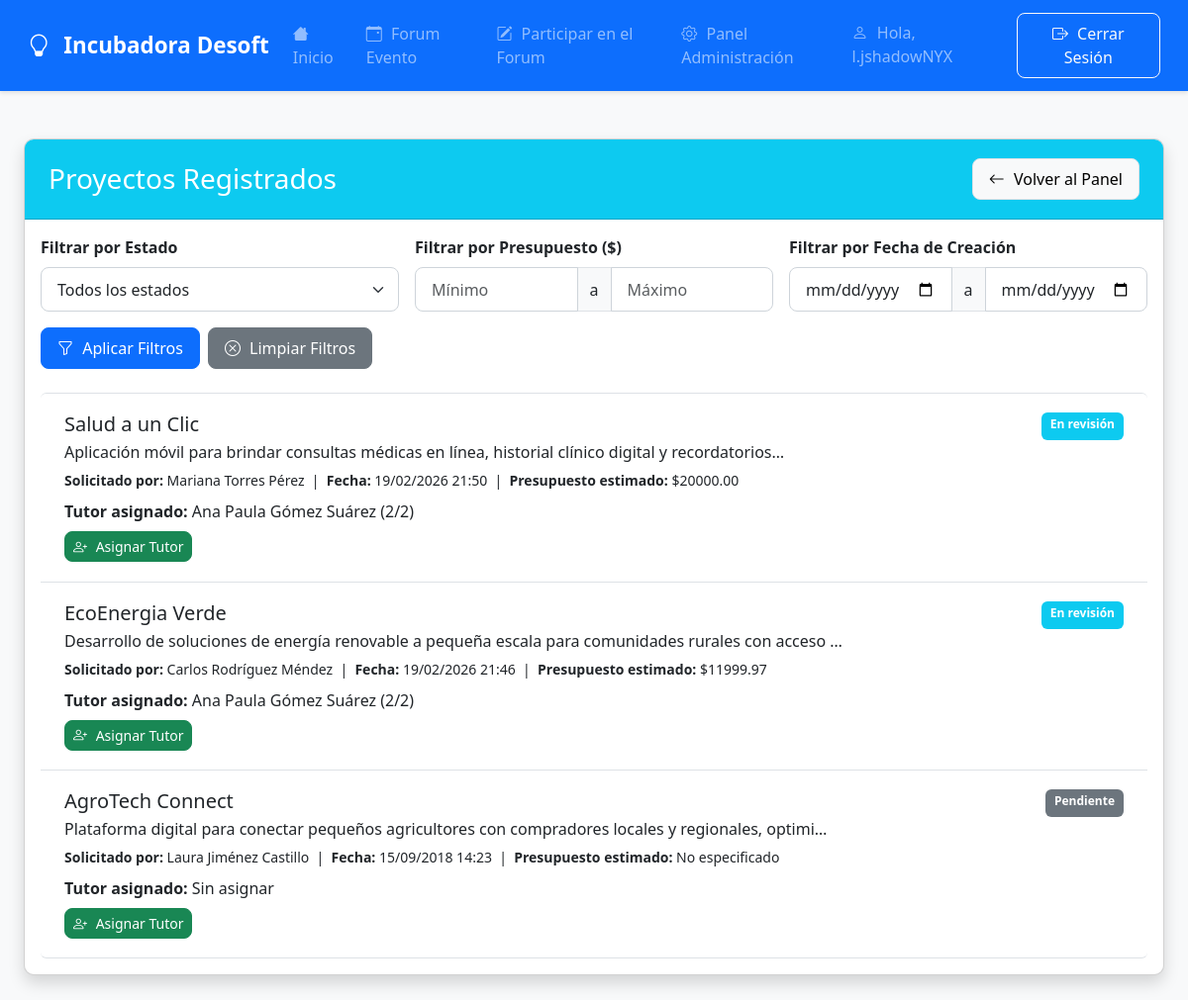
Screenshot of /panel/admin/proyectos/ (signed in) with the database file from the repository.
### emprendedores/models.py (models this page shows, shortened)
class Proyecto(models.Model):
    ESTADOS = (
        ('pendiente', 'Pendiente'),
        ('revision', 'En revisión'),
        ('aceptado', 'Aceptado'),
        ('asignado', 'En proceso'),
        ('rechazado', 'Rechazado'),
        ('finalizado', 'Finalizado'),
    )
    SECTORES = (
        ('tecnologia', 'Tecnología'),
        ('salud', 'Salud'),
        ('educacion', 'Educación'),
        ('finanzas', 'Finanzas'),
        ('comercio', 'Comercio'),
        ('otros', 'Otros'),
    )
    usuario = models.ForeignKey(User, on_delete=models.CASCADE, related_name='proyectos', null=True, blank=True)
    nombre_proyecto = models.CharField(max_length=200)
    descripcion = models.TextField()
    nombre_completo = models.CharField(max_length=100)
    email = models.EmailField()
    telefono = models.CharField(max_length=15, blank=True, null=True)
    estado = models.CharField(max_length=20, choices=ESTADOS, default='pendiente')
    sector = models.CharField(max_length=20, choices=SECTORES, default='tecnologia')
    fecha_registro = models.DateTimeField(auto_now_add=True)
    archivo_proyecto = models.FileField(upload_to='proyectos/%Y/%m/%d/', blank=True, null=True)
    progreso = models.PositiveIntegerField(default=0)
    motivo_rechazo = models.TextField(blank=True, null=True)
    presupuesto_estimado = models.DecimalField(
        max_digits=12, decimal_places=2, blank=True, null=True,
        help_text="Presupuesto estimado del proyecto en pesos"
    )
    tutor = models.ForeignKey('Tutor', on_delete=models.SET_NULL, null=True, blank=True,
                            related_name='proyectos_tutorizados')
    class Meta:
        ordering = ['-fecha_registro']

class Tutor(models.Model):
    GRADOS_ACADEMICOS = (
        ('tecnico', 'Técnico'),
        ('licenciatura', 'Licenciatura'),
        ('maestria', 'Maestría'),
        ('doctorado', 'Doctorado'),
    )
    usuario = models.OneToOneField(User, on_delete=models.CASCADE)
    cedula = models.CharField(max_length=20, unique=True)
    grado_academico = models.CharField(max_length=20, choices=GRADOS_ACADEMICOS)
    institucion = models.CharField(max_length=100)
    especialidades = models.TextField()
    experiencia = models.TextField()
    areas_tutorizar = models.TextField(help_text="Lista de áreas en las que puede tutorizar")
    max_proyectos = models.PositiveIntegerField(default=3)
    telefono = models.CharField(max_length=15, blank=True, null=True)
    @property
    def proyectos_actuales(self):
        return self.proyectos_tutorizados.count()

### emprendedores/views.py (the view)
# urls.py: path('panel/admin/proyectos/', views.lista_proyectos, name='lista_proyectos'),
@login_required
def lista_proyectos(request):
    if not request.user.is_superuser:
        return redirect('panel_usuario')
    proyectos = Proyecto.objects.all()
    return render(request, 'emprendedores/lista_proyectos.html', {'proyectos': proyectos})

### emprendedores/templates/emprendedores/lista_proyectos.html (shortened to what this page needs)
{% extends "emprendedores/base.html" %}
{% block content %}
<div class="container mt-5">
    <div class="card shadow">
        <div class="card-header bg-info text-white d-flex justify-content-between align-items-center">
            <h3 class="mb-0">Proyectos Registrados</h3>
            <a href="{% url 'panel_admin' %}" class="btn btn-light">
                <i class="bi bi-arrow-left"></i> Volver al Panel
            </a>
        </div>
        <div class="card-body">
            <form method="get" action="{% url 'lista_proyectos' %}" class="mb-4">
                <div class="row g-3">
                    <div class="col-md-4">
                        <label class="form-label fw-bold">Filtrar por Estado</label>
                        <select name="estado" class="form-select">
                            <option value="">Todos los estados</option>
                        </select>
                    </div>
                    <div class="col-md-4">
                        <label class="form-label fw-bold">Filtrar por Presupuesto ($)</label>
                        <div class="input-group">
                            <input type="number" name="presupuesto_min" class="form-control"
                                   placeholder="Mínimo" min="0" step="0.01"
                                   value="{{ presupuesto_min }}">
                            <span class="input-group-text">a</span>
                            <input type="number" name="presupuesto_max" class="form-control"
                                   placeholder="Máximo" min="0" step="0.01"
                                   value="{{ presupuesto_max }}">
                        </div>
                    </div>
                    <div class="col-md-4">
                        <label class="form-label fw-bold">Filtrar por Fecha de Creación</label>
                        <div class="input-group">
                            <input type="date" name="fecha_desde" class="form-control"
                                   value="{{ fecha_desde }}">
                            <span class="input-group-text">a</span>
                            <input type="date" name="fecha_hasta" class="form-control"
                                   value="{{ fecha_hasta }}">
                        </div>
                    </div>
                </div>
                <div class="mt-3 d-flex gap-2">
                    <button type="submit" class="btn btn-primary">
                        <i class="bi bi-funnel"></i> Aplicar Filtros
                    </button>
                    <a href="{% url 'lista_proyectos' %}" class="btn btn-secondary">
                        <i class="bi bi-x-circle"></i> Limpiar Filtros
                    </a>
                </div>
            </form>
            <div class="list-group">
                {% for proyecto in proyectos %}
                <div class="list-group-item">
                    <div class="d-flex w-100 justify-content-between">
                        <h5 class="mb-1">{{ proyecto.nombre_proyecto }}</h5>
                        <span class="badge
                            {% if proyecto.estado == 'pendiente' %}bg-secondary
                            {% elif proyecto.estado == 'revision' %}bg-info
                            {% elif proyecto.estado == 'aceptado' %}bg-success
                            {% elif proyecto.estado == 'asignado' %}bg-primary
                            {% else %}bg-danger{% endif %}">
                            {{ proyecto.get_estado_display }}
                        </span>
                    </div>
                    <p class="mb-1">{{ proyecto.descripcion|truncatechars:100 }}</p>
                    <small>
                        <strong>Solicitado por:</strong> {{ proyecto.nombre_completo }} &nbsp;|&nbsp;
                        <strong>Fecha:</strong> {{ proyecto.fecha_registro|date:"d/m/Y H:i" }} &nbsp;|&nbsp;
                        <strong>Presupuesto estimado:</strong>
                        {% if proyecto.presupuesto_estimado %}
                            ${{ proyecto.presupuesto_estimado }}
                        {% else %}
                            No especificado
                        {% endif %}
                    </small>
                    <div class="mt-2">
                        <strong>Tutor asignado:</strong>
                        {% if proyecto.tutor %}
                            {{ proyecto.tutor.usuario.get_full_name }} ({{ proyecto.tutor.proyectos_actuales }}/{{ proyecto.tutor.max_proyectos }})
                        {% else %}
                            Sin asignar
                        {% endif %}
                    </div>
                    <div class="mt-2">
                        <a href="{% url 'asignar_tutor' proyecto.id %}" class="btn btn-sm btn-success">
                            <i class="bi bi-person-plus"></i> Asignar Tutor
                        </a>
                    </div>
                </div>
                {% empty %}
                <p class="text-muted">No hay proyectos que coincidan con los filtros seleccionados.</p>
                {% endfor %}
            </div>
        </div>
    </div>
</div>
{% endblock %}

### emprendedores/templates/emprendedores/navbar.html (shortened to what this page needs)
<nav class="navbar navbar-expand-lg navbar-dark bg-primary mb-4">
    <div class="container">
        <a class="navbar-brand" href="{% url 'inicio' %}">
            <i class="bi bi-lightbulb"></i> Incubadora Desoft
        </a>
        <div class="collapse navbar-collapse" id="navbarNav">
            <ul class="navbar-nav me-auto">
                <li class="nav-item">
                    <a class="nav-link" href="{% url 'inicio' %}">
                        <i class="bi bi-house"></i> Inicio
                    </a>
                </li>
                <li class="nav-item">
                    <a class="nav-link" href="{% url 'forum_evento' %}">
                        <i class="bi bi-calendar-event"></i> Forum Evento
                    </a>
                </li>
                <li class="nav-item">
                    <a class="nav-link" href="{% url 'participar_forum' %}">
                        <i class="bi bi-pencil-square"></i> Participar en el Forum
                    </a>
                </li>
                {% if user.is_authenticated %}
                    <li class="nav-item">
                        {% if user.is_superuser %}
                            <a class="nav-link" href="{% url 'panel_admin' %}">
                                <i class="bi bi-gear"></i> Panel Administración
                            </a>
                        {% else %}
                            <a class="nav-link" href="{% url 'panel_usuario' %}">
                                <i class="bi bi-speedometer2"></i> Mi Panel
                            </a>
                        {% endif %}
                    </li>
                {% else %}
                    <li class="nav-item">
                        <a class="nav-link" href="{% url 'registro' %}">
                            <i class="bi bi-plus-circle"></i> Registro
                        </a>
                    </li>
                {% endif %}
            </ul>
            <div class="d-flex">
                {% if user.is_authenticated %}
                    <span class="navbar-text me-3">
                        <i class="bi bi-person"></i> Hola, {{ user.first_name|default:user.username }}
                    </span>
                    <a href="{% url 'logout' %}" class="btn btn-outline-light">
                        <i class="bi bi-box-arrow-right"></i> Cerrar Sesión
                    </a>
                {% endif %}
            </div>
        </div>
    </div>
</nav>

### static/css/styles.css (style rules this page uses)
body { background-color: #f8f9fa; font-family: 'Segoe UI', Tahoma, Geneva, Verdana, sans-serif; color: #333; }
.container { max-width: 1400px; }
.card { border-radius: 10px; overflow: hidden; box-shadow: 0 4px 6px rgba(0, 0, 0, 0.1); transition: transform 0.3s ease; margin-bottom: 25px; }
.card-header { padding: 1.2rem 1.5rem; font-weight: 600; }
.list-group-item { padding: 1.2rem 1.5rem; border-left: none; border-right: none; transition: background-color 0.2s; }
.badge { padding: 0.5em 0.75em; font-weight: 600; }
.btn { border-radius: 8px; padding: 0.5rem 1rem; font-weight: 500; transition: all 0.2s ease; }
.btn-sm { padding: 0.25rem 0.5rem; font-size: 0.875rem; }
.btn-light { background-color: #f8f9fa; border-color: #dee2e6; }
.badge.bg-secondary { background-color: #6c757d; }
.badge.bg-info { background-color: #0dcaf0; }
.navbar { box-shadow: 0 2px 4px rgba(0, 0, 0, 0.1); padding: 0.8rem 1rem; }
.navbar-brand { font-weight: 700; font-size: 1.4rem; }
.navbar-brand i { margin-right: 8px; }
.form-control, .form-select { border-radius: 8px; padding: 0.6rem 1rem; border: 1px solid #ced4da; transition: border-color 0.2s; }
.bi { margin-right: 5px; }
.btn .bi { margin-right: 5px; }
.badge[class*="bg-"] { color: white; }

### rows the page displays
Proyecto: nombre_proyecto "Salud a un Clic", estado "En revisión", descripcion "Aplicación móvil para brindar consultas médicas en línea, historial clínico digital y recordatorios…", nombre_completo "Mariana Torres Pérez", fecha_registro "19/02/2026 21:50", presupuesto_estimado "20000.00", tutor.usuario.get_full_name "Ana Paula Gómez Suárez", tutor.proyectos_actuales "2", tutor.max_proyectos "2"
Proyecto: nombre_proyecto "EcoEnergia Verde", estado "En revisión", descripcion "Desarrollo de soluciones de energía renovable a pequeña escala para comunidades rurales con acceso …", nombre_completo "Carlos Rodríguez Méndez", fecha_registro "19/02/2026 21:46", presupuesto_estimado "11999.97", tutor.usuario.get_full_name "Ana Paula Gómez Suárez", tutor.proyectos_actuales "2", tutor.max_proyectos "2"
Proyecto: nombre_proyecto "AgroTech Connect", estado "Pendiente", descripcion "Plataforma digital para conectar pequeños agricultores con compradores locales y regionales, optimi…", nombre_completo "Laura Jiménez Castillo", fecha_registro "15/09/2018 14:23", shows "No especificado", shows "Sin asignar"

### other values shown
{{ user.first_name|default:user.username }} "l.jshadowNYX"
